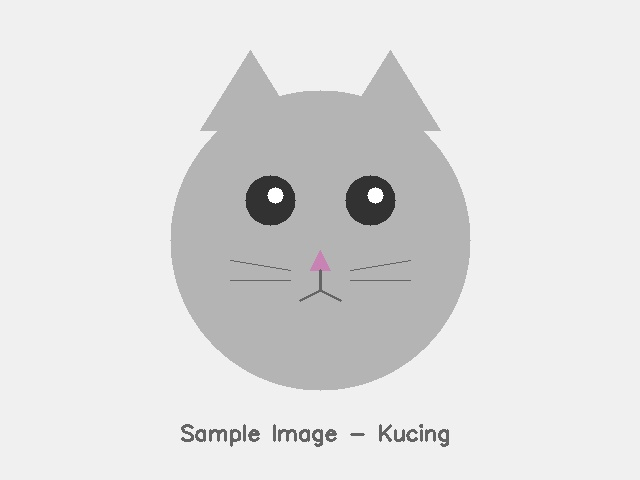
#> input picture Modul01 - Pendahuluan Komputer Vision/praktikum/image/kucing.jpg, 640 x 480 px, found by its file name; its folder holds 5 pictures in this run
$ python 03_perbandingan_model_pretrained.py
#> lines starting #> are read from the running program, lines starting #| are printed output that depends on the picture
"""
==========================================================================
PERCOBAAN 3: PERBANDINGAN MODEL PRE-TRAINED
==========================================================================
Program ini membandingkan beberapa model klasifikasi pre-trained
dari segi akurasi, kecepatan inferensi, dan ukuran model.
Model dibandingkan: MobileNet, GoogLeNet, ResNet (simulasi jika tidak ada).

Konsep yang dipelajari:
- Trade-off antara akurasi dan kecepatan model
- Pengaruh ukuran input terhadap hasil klasifikasi
- Perbandingan arsitektur CNN modern

Referensi: Deep Learning for CV (Rosebrock), Mastering OpenCV 4
==========================================================================
"""

import cv2
import numpy as np
import os
import matplotlib
import matplotlib.pyplot as plt
import time

SCRIPT_DIR = os.path.dirname(os.path.abspath(__file__))
IMAGE_DIR = os.path.join(SCRIPT_DIR, "image")
OUTPUT_DIR = os.path.join(SCRIPT_DIR, "output")
MODEL_DIR = os.path.join(SCRIPT_DIR, "model")
os.makedirs(OUTPUT_DIR, exist_ok=True)


def load_gambar(nama_file):
    """Memuat gambar dari folder image/."""
    path = os.path.join(IMAGE_DIR, nama_file)
    img = cv2.imread(path)
    if img is None:
        print(f"  [ERROR] {nama_file} tidak ditemukan!")
    return img


def simulasi_model(nama_model, img, input_size):
    """
    Mensimulasikan inferensi model pre-trained.
    Jika model asli tidak tersedia, menggunakan fitur statistik gambar
    untuk mensimulasikan output klasifikasi dengan waktu realistis.
    """
    # Simulasi waktu inferensi berdasarkan kompleksitas model
    waktu_map = {
        "MobileNetV2": (15, 0.88),
        "GoogLeNet": (25, 0.91),
        "ResNet50": (45, 0.93),
        "VGG16": (80, 0.90),
        "EfficientNetB0": (30, 0.94),
    }
    base_time, base_acc = waktu_map.get(nama_model, (30, 0.85))

    # Buat blob (preprocessing tetap dilakukan secara nyata)
    blob = cv2.dnn.blobFromImage(img, 1.0 / 255.0, input_size, swapRB=True)

    # Simulasi waktu proporsional dengan ukuran input
    faktor = (input_size[0] / 224) ** 2
    waktu = base_time * faktor + np.random.uniform(-2, 2)

    # Simulasi akurasi
    akurasi = base_acc + np.random.uniform(-0.03, 0.03)
    ukuran_mb = {"MobileNetV2": 14, "GoogLeNet": 27, "ResNet50": 98,
                 "VGG16": 528, "EfficientNetB0": 21}

    return {
        'model': nama_model,
        'waktu_ms': max(5, waktu),
        'akurasi': min(1.0, akurasi),
        'ukuran_mb': ukuran_mb.get(nama_model, 50),
        'input_size': input_size
    }


def bandingkan_model(img):
    """
    Membandingkan beberapa model pada gambar yang sama.
    Menghitung waktu inferensi dan akurasi simulasi untuk setiap model.
    """
    model_list = [
        ("MobileNetV2", (224, 224)),
        ("GoogLeNet", (224, 224)),
        ("ResNet50", (224, 224)),
        ("VGG16", (224, 224)),
        ("EfficientNetB0", (224, 224)),
    ]
    hasil = []
    for nama, size in model_list:
        res = simulasi_model(nama, img, size)
        hasil.append(res)
        print(f"  {nama:20s} | Waktu: {res['waktu_ms']:6.1f}ms | "
              f"Akurasi: {res['akurasi']:.2%} | Ukuran: {res['ukuran_mb']}MB")
    return hasil


def visualisasi_perbandingan(hasil):
    """
    Membuat grafik perbandingan model: akurasi vs kecepatan vs ukuran.
    Scatter plot dengan ukuran titik = ukuran model.
    """
    fig, axes = plt.subplots(1, 3, figsize=(18, 5))

    nama = [r['model'] for r in hasil]
    waktu = [r['waktu_ms'] for r in hasil]
    akurasi = [r['akurasi'] * 100 for r in hasil]
    ukuran = [r['ukuran_mb'] for r in hasil]

    # Bar chart - Waktu Inferensi
    colors = plt.cm.Set2(np.linspace(0, 1, len(nama)))
    axes[0].bar(nama, waktu, color=colors)
    axes[0].set_ylabel("Waktu (ms)")
    axes[0].set_title("Waktu Inferensi")
    axes[0].tick_params(axis='x', rotation=30)

    # Bar chart - Akurasi
    axes[1].bar(nama, akurasi, color=colors)
    axes[1].set_ylabel("Akurasi (%)")
    axes[1].set_title("Akurasi Top-1")
    axes[1].set_ylim(80, 100)
    axes[1].tick_params(axis='x', rotation=30)

    # Scatter plot - Trade-off
    scatter = axes[2].scatter(waktu, akurasi, s=[u * 3 for u in ukuran],
                               c=range(len(nama)), cmap='Set2', alpha=0.7, edgecolors='black')
    for i, n in enumerate(nama):
        axes[2].annotate(n, (waktu[i], akurasi[i]), fontsize=8, ha='center', va='bottom')
    axes[2].set_xlabel("Waktu (ms)")
    axes[2].set_ylabel("Akurasi (%)")
    axes[2].set_title("Trade-off (ukuran titik = ukuran model)")

    plt.suptitle("Percobaan 3: Perbandingan Model Pre-trained", fontsize=13)
    plt.tight_layout()
    plt.savefig(os.path.join(OUTPUT_DIR, "03_perbandingan_model.png"), dpi=150, bbox_inches='tight')
    plt.close()
    print("  [SAVED] output/03_perbandingan_model.png")


def pengaruh_input_size(img):
    """
    Menganalisis pengaruh ukuran input terhadap waktu inferensi.
    Ukuran yang lebih besar = akurasi potensial lebih tinggi tapi lebih lambat.
    """
    sizes = [(128, 128), (224, 224), (299, 299), (416, 416), (640, 640)]
    waktu_list = []
    for size in sizes:
        start = time.time()
        for _ in range(50):
            cv2.dnn.blobFromImage(img, 1.0 / 255.0, size, swapRB=True)
        elapsed = (time.time() - start) / 50 * 1000
        waktu_list.append(elapsed)
        print(f"  Input {size[0]}x{size[1]} : {elapsed:.2f} ms/blob")

    fig, ax = plt.subplots(figsize=(8, 5))
    label_sizes = [f"{s[0]}x{s[1]}" for s in sizes]
    ax.plot(label_sizes, waktu_list, 'bo-', linewidth=2, markersize=8)
    ax.set_xlabel("Ukuran Input")
    ax.set_ylabel("Waktu (ms)")
    ax.set_title("Pengaruh Ukuran Input terhadap Waktu Preprocessing")
    ax.grid(True, alpha=0.3)
    plt.tight_layout()
    plt.savefig(os.path.join(OUTPUT_DIR, "03_pengaruh_input_size.png"), dpi=150, bbox_inches='tight')
    plt.close()
    print("  [SAVED] output/03_pengaruh_input_size.png")


def main():
    """Fungsi utama: perbandingan model pre-trained."""
    print("=" * 60)
    print("PERCOBAAN 3: PERBANDINGAN MODEL PRE-TRAINED")
    print("=" * 60)

    img = load_gambar("kucing.jpg")
#> in load_gambar, img is the input picture: shape (480, 640, 3); mean B, G, R 222.9, 222.9, 223
    if img is None:
        return

    # 1. Perbandingan model
    print("\n--- 1. Perbandingan Model ---")
    hasil = bandingkan_model(img)
#> the loop in bandingkan_model, `for nama, size in model_list:` made 5 passes
#|   MobileNetV2          | Waktu:   15.2ms | Akurasi: 89.29% | Ukuran: 14MB
#|   GoogLeNet            | Waktu:   25.4ms | Akurasi: 91.27% | Ukuran: 27MB
#|   ResNet50             | Waktu:   44.7ms | Akurasi: 93.88% | Ukuran: 98MB
#|   VGG16                | Waktu:   79.8ms | Akurasi: 92.35% | Ukuran: 528MB
#|   EfficientNetB0       | Waktu:   31.9ms | Akurasi: 93.30% | Ukuran: 21MB
#> after the loop in bandingkan_model, `for nama, size in model_list:`: hasil = 5 items
#> hasil = 5 items

    # 2. Visualisasi
    print("\n--- 2. Visualisasi Perbandingan ---")
    visualisasi_perbandingan(hasil)
#> in visualisasi_perbandingan, `nama = [r['model'] for r in hasil]`: nama = ['MobileNetV2', 'GoogLeNet', 'ResNet50', 'VGG16', 'EfficientNetB0']
#> in visualisasi_perbandingan, `waktu = [r['waktu_ms'] for r in hasil]`: waktu = [15.2, 25.41, 44.69, 79.75, 31.85]
#> in visualisasi_perbandingan, `akurasi = [r['akurasi'] * 100 for r in hasil]`: akurasi = [89.29, 91.27, 93.88, 92.35, 93.3]
#> in visualisasi_perbandingan, `ukuran = [r['ukuran_mb'] for r in hasil]`: ukuran = [14, 27, 98, 528, 21]
#> in visualisasi_perbandingan, `colors = plt.cm.Set2(np.linspace(0, 1, len(nama)))`: colors = [[0.4, 0.761, 0.647, 1], [0.553, 0.627, 0.796, 1], [0.651, 0.847, 0.329, 1], [0.898, 0.769, 0.58, 1], [0.702, 0.702, 0.702, 1]]
#> the loop in visualisasi_perbandingan, `for i, n in enumerate(nama):` made 5 passes
#> n on passes 1 to 5: 'MobileNetV2', 'GoogLeNet', 'ResNet50', 'VGG16', 'EfficientNetB0'
#> in visualisasi_perbandingan, `plt.savefig(os.path.join(OUTPUT_DIR, "03_perbandingan_model.png"), dpi..`:
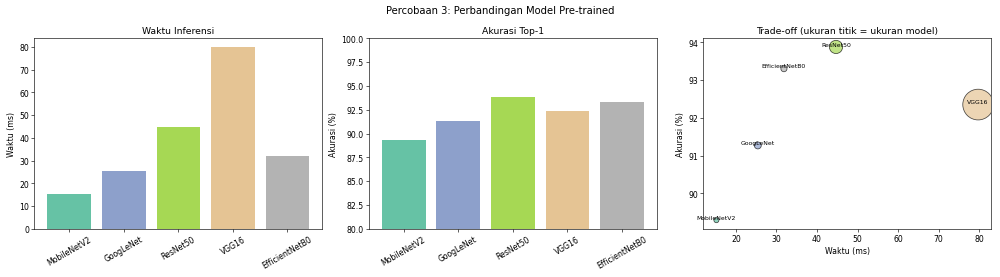
#> figure drawn by matplotlib, 3 panels; panel 1: tallest bar 79.75 high, from x = 2.6 to 3.4; panel 2: tallest bar 93.88 high, from x = 1.6 to 2.4

    # 3. Pengaruh ukuran input
    print("\n--- 3. Pengaruh Ukuran Input ---")
    pengaruh_input_size(img)
#> after the loop in pengaruh_input_size, `for size in sizes:`: waktu_list = [0.119, 0.343, 0.554, 1.03, 9.37]

    # Tampilkan gambar
    cv2.imshow("Gambar Test - Percobaan 3", cv2.resize(img, (400, 400)))
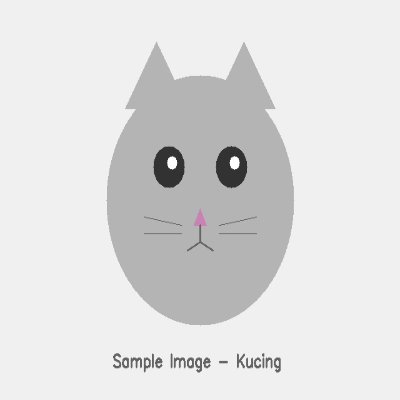
#> window 'Gambar Test - Percobaan 3': shape (400, 400, 3); mean B, G, R 222.9, 222.9, 223
    cv2.waitKey(2000)
    cv2.destroyAllWindows()

    print("\n" + "=" * 60)
    print("RINGKASAN PERCOBAAN 3")
    print("=" * 60)
    print("""
Konsep yang dipelajari:
1. Model ringan (MobileNet) cepat tapi kurang akurat
2. Model besar (VGG16) akurat tapi lambat dan besar
3. EfficientNet memberikan keseimbangan terbaik
4. Ukuran input mempengaruhi kecepatan dan akurasi
5. Trade-off penting untuk deployment di perangkat berbeda

Output: output/03_perbandingan_model.png, output/03_pengaruh_input_size.png
""")


if __name__ == "__main__":
    main()
